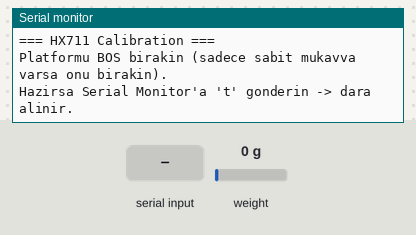
The sketch below on a simulated Arduino Uno, built with avr-gcc and run on an emulated ATmega328P. Shown: the last lines printed to the serial monitor. Inputs (shaded band) come from the test bench; at power-on: weight on the scale 0 g.

Above: at 1.2 s.
1.3 s: "90,45\n" received over Serial
At 2.5 s:
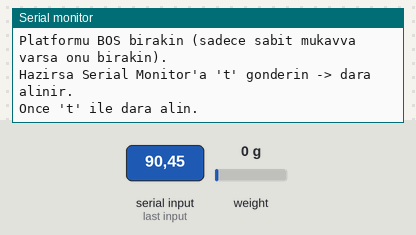
2.8 s: byte 116 ('t') received over Serial
At 3.7 s:
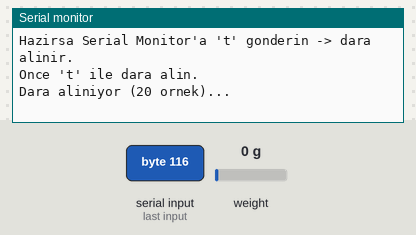
5.8 s: "30,150\n" received over Serial
At 7.1 s:
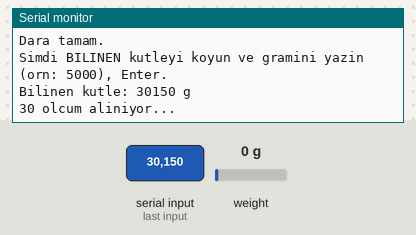

The sketch:

arduino-uno-calibration.ino
```cpp
// =====================================================================
//  HX711 Load-Cell Calibration  —  Smart Fridge
// =====================================================================
//
//  Tek seferlik kullanim icin. Bu sketch'i Arduino Uno'ya yukle, asagidaki
//  adimlarla calibration_factor degerini bul, sonra o sayiyi
//  firmware/arduino-uno/arduino-uno.ino icindeki "calibration_factor"
//  satirina yapistir ve esas (combined) sketch'i tekrar yukle.
//
//  Adimlar (Serial Monitor 9600 baud, "Newline" line ending):
//    1) Platform BOS olsun (veya sadece sabit mukavva varsa onu birak).
//    2) Serial Monitor'a 't' yaz, Enter -> dara alinir.
//    3) Bilinen agirlikta bir nesne koy (mesela 5000 g = 5 L su).
//       Daha agir nesne kullan, kalibrasyon o kadar dogru olur.
//    4) Serial Monitor'a o nesnenin agirligini gram olarak yaz, Enter
//       (orn: 5000).
//    5) Sketch 30 olcum alir ve "calibration_factor = X.XXXXXX" basar.
//    6) Bu sayiyi arduino-uno.ino'ya yapistir, ana sketch'i upload et.
//       Bu kalibrasyon sketch'ini bir daha calistirmana gerek yok.
//
//  Tekrar dene: kutleyi cikar -> 't' gonder -> yeni kutleyi koy/yaz.
//
//  Pinler ana sketch'le ayni: HX711 DT -> D4, SCK -> D5
//
// =====================================================================

#include "HX711.h"

#define HX711_DT_PIN   4
#define HX711_SCK_PIN  5

HX711 scale;
bool   tared  = false;
String buffer = "";

void setup() {
  Serial.begin(9600);
  scale.begin(HX711_DT_PIN, HX711_SCK_PIN);
  // Ham mod: scale = 1.0, get_units() ham HX711 sayisini dondurur.
  scale.set_scale();

  Serial.println();
  Serial.println(F("=== HX711 Calibration ==="));
  Serial.println(F("Platformu BOS birakin (sadece sabit mukavva varsa onu birakin)."));
  Serial.println(F("Hazirsa Serial Monitor'a 't' gonderin -> dara alinir."));
}

void loop() {
  if (!Serial.available()) return;
  char c = Serial.read();

  if (c == 't' || c == 'T') {
    Serial.println(F("Dara aliniyor (20 ornek)..."));
    scale.tare(20);
    tared = true;
    Serial.println(F("Dara tamam."));
    Serial.println(F("Simdi BILINEN kutleyi koyun ve gramini yazin (orn: 5000), Enter."));
    return;
  }

  if (isDigit(c)) {
    buffer += c;
    return;
  }

  if (c == '\n' || c == '\r') {
    if (buffer.length() == 0) return;
    if (!tared) {
      Serial.println(F("Once 't' ile dara alin."));
      buffer = "";
      return;
    }
    long mass = buffer.toInt();
    buffer = "";
    if (mass <= 0) {
      Serial.println(F("Gecersiz kutle."));
      return;
    }

    Serial.print(F("Bilinen kutle: "));
    Serial.print(mass);
    Serial.println(F(" g"));
    Serial.println(F("30 olcum aliniyor..."));

    double total = 0.0;
    for (int i = 0; i < 30; i++) {
      total += scale.get_units(1);   // ham sayim (cunku scale=1.0)
      delay(50);
    }
    double rawAvg = total / 30.0;
    double factor = rawAvg / (double)mass;

    Serial.println();
    Serial.print(F(">>> calibration_factor = "));
    Serial.println(factor, 6);
    Serial.println(F(">>> Bu sayiyi arduino-uno.ino icindeki"));
    Serial.println(F("    'float calibration_factor = ...;' satirina yapistirin."));
    Serial.println();
    Serial.println(F("Yeni deneme icin: kutleyi cikar -> 't' gonder -> yeni kutleyi koy/yaz."));
  }
}
```

Measured:
- after the input at 1.3 s, the serial monitor: prints a new line at once (image 1)
- after the input at 2.8 s, the serial monitor: prints a new line at once (image 2)
- after the input at 5.8 s, the serial monitor: prints a new line at once (image 3)
